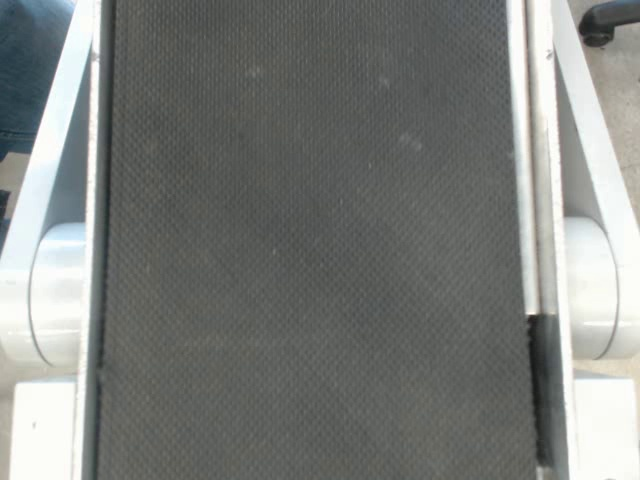
#> input picture reto1/FONDO/1.jpg, 640 x 480 px; its folder holds only this picture in this run
$ python SVMreto1.py
#> lines starting #> are read from the running program, lines starting #| are printed output that depends on the picture
import numpy as np
import cv2
import glob
import pandas as pd
from matplotlib import pyplot as plt

kernel = np.ones((55,55),np.uint8)
kernel2 = np.ones((5,5),np.uint8)

def plot_confusion_matrix(df_confusion, title='Confusion matrix', cmap=plt.cm.gray_r):
    plt.matshow(df_confusion, cmap=cmap) # imshow
    #plt.title(title)
    plt.colorbar()
    tick_marks = np.arange(len(df_confusion.columns))
    plt.xticks(tick_marks, df_confusion.columns, rotation=45)
    plt.yticks(tick_marks, df_confusion.index)
    #plt.tight_layout()
    plt.ylabel(df_confusion.index.name)
    plt.xlabel(df_confusion.columns.name)

def training_data(chocolatinas,labels,directory,tag):
#> called with tag = 0
    files = glob.glob (directory)
    for myFile in files:
        frame = cv2.imread (myFile)
#> frame is the input picture: shape (480, 640, 3); mean B, G, R 124.7, 127.6, 125
        frame=frame[:,120:500]
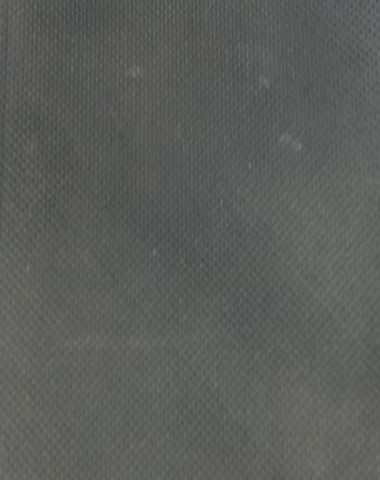
#> frame: shape (480, 380, 3); mean B, G, R 90.4, 93.5, 91.6
        median = cv2.medianBlur(frame,5)
        edges = cv2.Canny(median,120,240)
#> edges: shape (480, 380); every value is 0
        closing = cv2.morphologyEx(edges, cv2.MORPH_CLOSE, kernel)
        masked_data = cv2.bitwise_and(frame,frame, mask=closing)
#> masked_data: shape (480, 380, 3); every value is 0
        chocolatinas.append(masked_data)
        etiquetas.append (int(tag))
    return chocolatinas

print("Recuperando imagenes de entrenamiento...")

fondodir="C:/Users/mquiroz/Desktop/reto/FONDO/*.jpg" #FONDO:0
blancadir="C:/Users/mquiroz/Desktop/reto/JUMBO BLANCA/*.jpg" #BLANCA: 1
mixdir="C:/Users/mquiroz/Desktop/reto/JUMBO MIX/*.jpg" #MIX: 2
negradir="C:/Users/mquiroz/Desktop/reto/JUMBO NEGRA/*.jpg" #NEGRA: 3
rojadir="C:/Users/mquiroz/Desktop/reto/JUMBO ROJA/*.jpg" #ROJA: 4
azuldir="C:/Users/mquiroz/Desktop/reto/AZUL/*.jpg" #AZUL: 5

chocolatinas= []
etiquetas=[]

training_data(chocolatinas,etiquetas,fondodir,0)
training_data(chocolatinas,etiquetas,blancadir,1)
training_data(chocolatinas,etiquetas,mixdir,2)
training_data(chocolatinas,etiquetas,negradir,3)
training_data(chocolatinas,etiquetas,rojadir,4)
training_data(chocolatinas,etiquetas,azuldir,5)

print(np.array(chocolatinas).shape[0], " imagenes recuperadas")
#| 1  imagenes recuperadas

chocolatinas=np.array(chocolatinas)
etiquetas=np.array(etiquetas)

rand = np.random.RandomState(10)
shuffle = np.random.permutation(len(chocolatinas))
#> shuffle = [0]
chocolatinas= chocolatinas[shuffle]
etiquetas =  etiquetas[shuffle]
#> etiquetas = [0]

print('Calculando atributos ... ')

feature = []
onehistr=[]
for img in chocolatinas:
    bhist = cv2.calcHist([img],[0],None,[256],[0,256])
    b=np.float32(np.argmax(bhist[1:100,0],0)+1)

    ghist = cv2.calcHist([img],[1],None,[256],[0,256])
    g=np.float32(np.argmax(ghist[100:,0],0)+100)

    rhist = cv2.calcHist([img],[2],None,[256],[0,256])
    r=np.float32(np.argmax(rhist[1:150,0],0)+1)

    hsv = cv2.cvtColor(img, cv2.COLOR_BGR2HSV)
    hhist= cv2.calcHist([hsv], [0], None, [180], [0, 180])
    h=np.float32(np.argmax(hhist[1:,0],0)+1)

    shist= cv2.calcHist([hsv], [1], None,[256],[0,256])
    s=np.float32(np.argmax(shist[1:,0],0)+1)

    vhist= cv2.calcHist([hsv], [2], None,[256],[0,256])
    v=np.float32(np.argmax(vhist[100:,0],0)+100)

    onehistr=[r,g,b,h,s,v]
    feature.append(onehistr)
#> this loop made 1 pass
#> (b, g, r, h, s, v) on pass 1: (1, 100, 1, 1, 1, 100)
#> after the loop, feature = [[1, 100, 1, 1, 1, 100]]
feature = np.squeeze(feature)
#> feature = [1, 100, 1, 1, 1, 100]

print('Separando datos entre entrenamiento (90%) y prueba (10%)... ')
train_n=int(0.9*len(feature))
#> train_n = 5
chocolatinas_train, chocolatinas_test = np.split(chocolatinas, [train_n])
#> chocolatinas_test = empty array
feature_train, feature_test = np.split(feature, [train_n])
#> feature_train = [1, 100, 1, 1, 1]; feature_test = [100]
etiquetas_train, etiquetas_test = np.split(etiquetas, [train_n])
#> etiquetas_train = [0]; etiquetas_test = empty array

print('SVM... ')
svm = cv2.ml.SVM_create()
svm.setKernel(cv2.ml.SVM_LINEAR)
svm.setType(cv2.ml.SVM_C_SVC)
svm.setC(2.67)
svm.setGamma(5.383)
#> (the run stopped early here; a loop or call above may not have finished)

$ run again, on reto1/FONDO/13.jpg
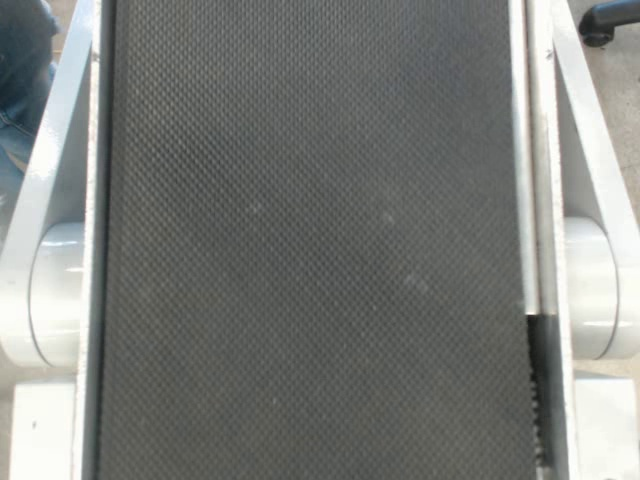
#> input picture reto1/FONDO/13.jpg, 640 x 480 px
#> in training_data, frame is the input picture: shape (480, 640, 3); mean B, G, R 124.1, 127.3, 125.1
#> in training_data, `frame=frame[:,120:500]`:
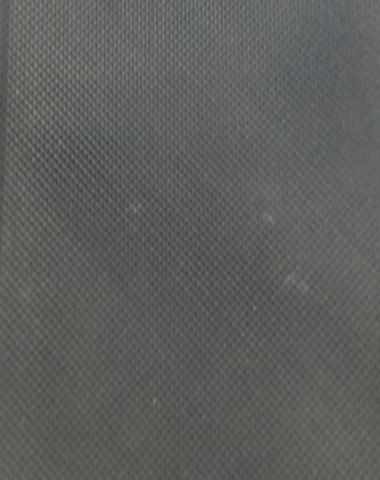
#> frame: shape (480, 380, 3); mean B, G, R 92.2, 95.1, 93.2
#> edges: shape (480, 380); every value is 0
#> masked_data: shape (480, 380, 3); every value is 0
#| 1  imagenes recuperadas
#> shuffle = [0]
#> the loop `for img in chocolatinas:` made 1 pass
#> (b, g, r, h, s, v) on pass 1: (1, 100, 1, 1, 1, 100)
#> after the loop `for img in chocolatinas:`: feature = [[1, 100, 1, 1, 1, 100]]
#> `feature = np.squeeze(feature)`: feature = [1, 100, 1, 1, 1, 100]
#> train_n = 5
#> chocolatinas_test = empty array
#> feature_train = [1, 100, 1, 1, 1]; feature_test = [100]
#> etiquetas_train = [0]; etiquetas_test = empty array

$ run again, on reto1/FONDO/14.jpg
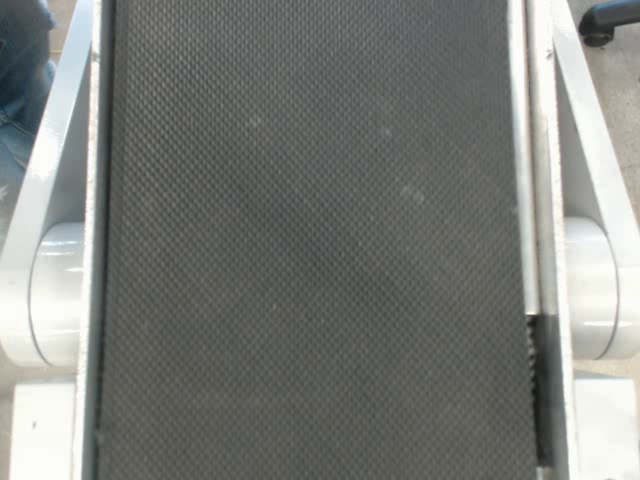
#> input picture reto1/FONDO/14.jpg, 640 x 480 px
#> in training_data, frame is the input picture: shape (480, 640, 3); mean B, G, R 123.4, 127, 125
#> in training_data, `frame=frame[:,120:500]`:
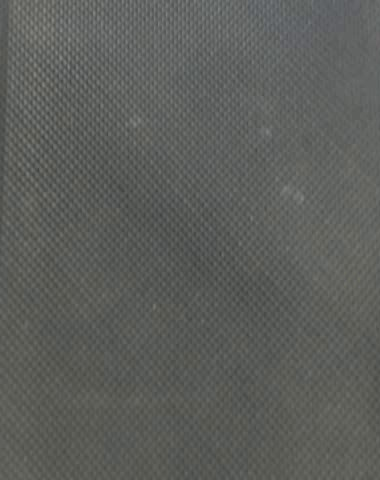
#> frame: shape (480, 380, 3); mean B, G, R 91, 94.4, 92.7
#> edges: shape (480, 380); every value is 0
#> masked_data: shape (480, 380, 3); every value is 0
#| 1  imagenes recuperadas
#> shuffle = [0]
#> the loop `for img in chocolatinas:` made 1 pass
#> (b, g, r, h, s, v) on pass 1: (1, 100, 1, 1, 1, 100)
#> after the loop `for img in chocolatinas:`: feature = [[1, 100, 1, 1, 1, 100]]
#> `feature = np.squeeze(feature)`: feature = [1, 100, 1, 1, 1, 100]
#> train_n = 5
#> chocolatinas_test = empty array
#> feature_train = [1, 100, 1, 1, 1]; feature_test = [100]
#> etiquetas_train = [0]; etiquetas_test = empty array
